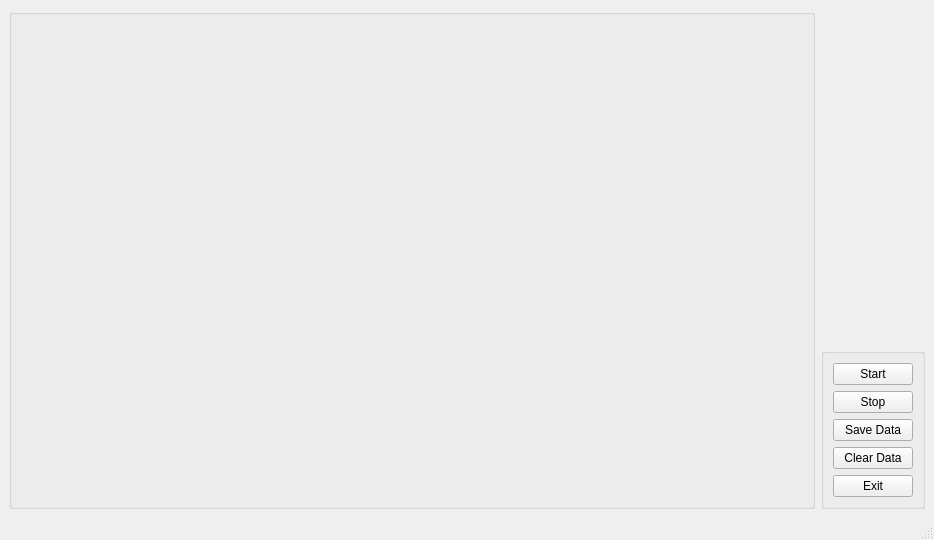
<?xml version="1.0" encoding="UTF-8"?>
<ui version="4.0">
 <class>plotview</class>
 <widget class="QMainWindow" name="plotview">
  <property name="geometry">
   <rect>
    <x>0</x>
    <y>0</y>
    <width>934</width>
    <height>540</height>
   </rect>
  </property>
  <property name="windowTitle">
   <string>MainWindow</string>
  </property>
  <widget class="QWidget" name="centralwidget">
   <layout class="QGridLayout" name="gridLayout_3">
    <item row="0" column="1">
     <spacer name="verticalSpacer">
      <property name="orientation">
       <enum>Qt::Vertical</enum>
      </property>
      <property name="sizeHint" stdset="0">
       <size>
        <width>20</width>
        <height>60</height>
       </size>
      </property>
     </spacer>
    </item>
    <item row="0" column="0" rowspan="2">
     <widget class="QGroupBox" name="groupBox">
      <property name="sizePolicy">
       <sizepolicy hsizetype="Expanding" vsizetype="Expanding">
        <horstretch>0</horstretch>
        <verstretch>0</verstretch>
       </sizepolicy>
      </property>
      <property name="title">
       <string/>
      </property>
     </widget>
    </item>
    <item row="1" column="1">
     <widget class="QGroupBox" name="groupBox_2">
      <property name="sizePolicy">
       <sizepolicy hsizetype="Fixed" vsizetype="Fixed">
        <horstretch>100</horstretch>
        <verstretch>200</verstretch>
       </sizepolicy>
      </property>
      <property name="title">
       <string/>
      </property>
      <layout class="QVBoxLayout" name="verticalLayout">
       <item>
        <widget class="QPushButton" name="start">
         <property name="text">
          <string>Start</string>
         </property>
        </widget>
       </item>
       <item>
        <widget class="QPushButton" name="stop">
         <property name="text">
          <string>Stop</string>
         </property>
        </widget>
       </item>
       <item>
        <widget class="QPushButton" name="save">
         <property name="text">
          <string>Save Data</string>
         </property>
        </widget>
       </item>
       <item>
        <widget class="QPushButton" name="clear">
         <property name="text">
          <string>Clear Data</string>
         </property>
        </widget>
       </item>
       <item>
        <widget class="QPushButton" name="exit">
         <property name="text">
          <string>Exit</string>
         </property>
        </widget>
       </item>
      </layout>
     </widget>
    </item>
   </layout>
  </widget>
  <widget class="QMenuBar" name="menubar">
   <property name="geometry">
    <rect>
     <x>0</x>
     <y>0</y>
     <width>934</width>
     <height>21</height>
    </rect>
   </property>
  </widget>
  <widget class="QStatusBar" name="statusbar"/>
 </widget>
 <tabstops>
  <tabstop>stop</tabstop>
 </tabstops>
 <resources/>
 <connections>
  <connection>
   <sender>exit</sender>
   <signal>clicked()</signal>
   <receiver>plotview</receiver>
   <slot>close()</slot>
   <hints>
    <hint type="sourcelabel">
     <x>887</x>
     <y>487</y>
    </hint>
    <hint type="destinationlabel">
     <x>913</x>
     <y>227</y>
    </hint>
   </hints>
  </connection>
 </connections>
</ui>
